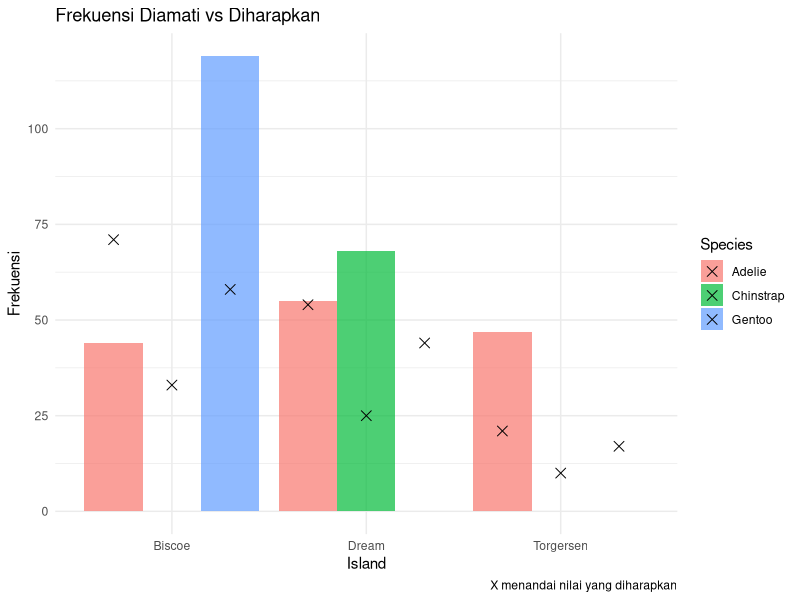
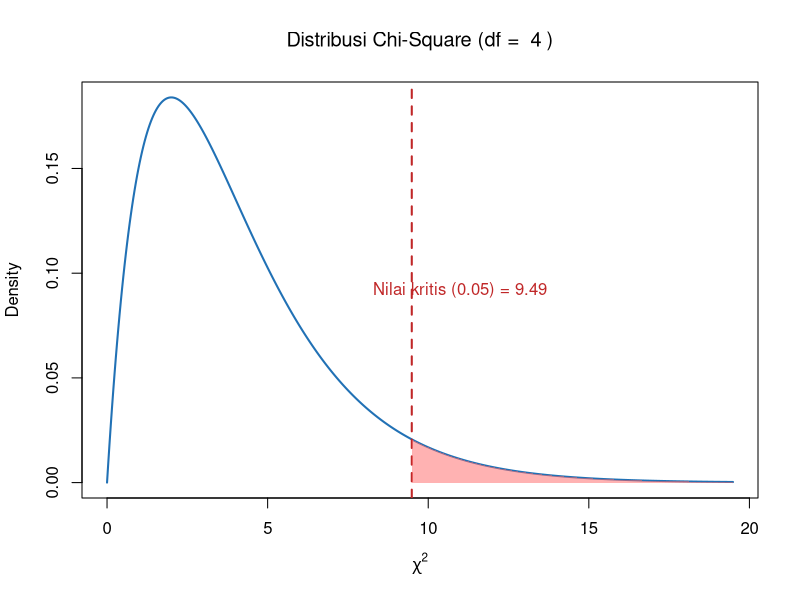
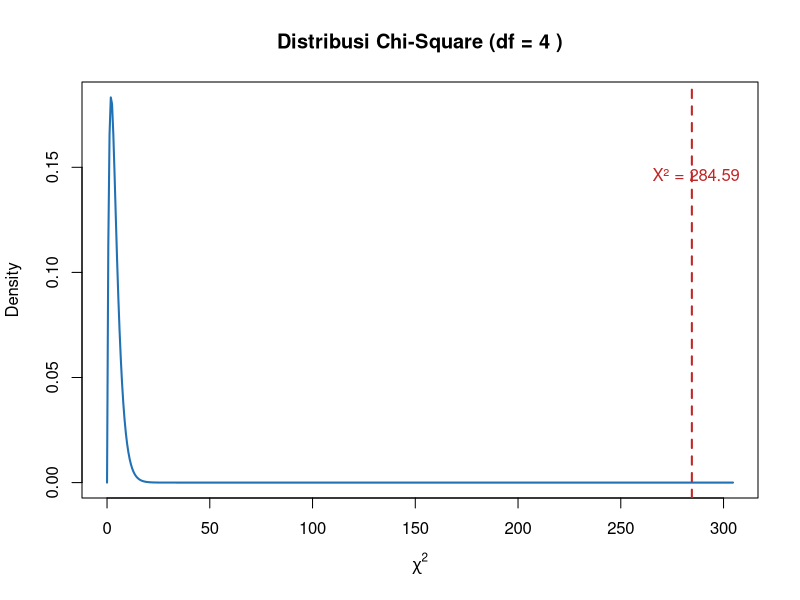

Write R code to recreate these figures, in order.
## ---- chunk 1
library(palmerpenguins)
library(ggplot2)
library(dplyr)
library(ggrepel)
library(ggthemes)
## ---- chunk 2
df <- na.omit(penguins)

# Buat tabel kontingensi yang diamati
penguin_table <- table(df$species, df$island)
as.data.frame.matrix(penguin_table)
## ---- chunk 3
# Dapatkan total
row_totals <- rowSums(penguin_table)
col_totals <- colSums(penguin_table)
grand_total <- sum(penguin_table)

# Hitung manual matriks frekuensi yang diharapkan
expected_matrix <- outer(row_totals, col_totals, FUN = function(r, c) (r * c) / grand_total)

# Bulatkan ke bilangan bulat terdekat
expected_matrix <- round(expected_matrix)

# Berikan nama baris dan kolom
rownames(expected_matrix) <- rownames(penguin_table)
colnames(expected_matrix) <- colnames(penguin_table)

# Lihat frekuensi yang diharapkan
expected_matrix
## ---- chunk 4
# Ekstrak yang diamati dan yang diharapkan
observed <- as.numeric(penguin_table)
expected <- as.numeric(expected_matrix)

# Gabungkan menjadi data frame dengan label
species <- rep(rownames(penguin_table), times = ncol(penguin_table))
island <- rep(colnames(penguin_table), each = nrow(penguin_table))

observation_table <- data.frame(
  Species = species,
  Island = island,
  Observed = observed,
  Expected = round(expected, 2)
)

observation_table
## ---- chunk 5
ggplot(observation_table, aes(x = Island, fill = Species)) +
  geom_bar(aes(y = Observed), stat = "identity", position = "dodge", alpha = 0.7) +
  geom_point(aes(y = Expected), shape = 4, size = 3,
             position = position_dodge(width = 0.9)) +
  labs(title = "Frekuensi Diamati vs Diharapkan",
       y = "Frekuensi", caption = "X menandai nilai yang diharapkan") +
  theme_minimal()
## ---- chunk 6
# Hitung komponen chi-square: (O - E)^2 / E
component <- (observed - expected)^2 / expected

# Tambahkan ke data frame (bulatkan jika diinginkan)
observation_table$Component <- round(component, 2)

# Lihat tabel yang diperbarui
observation_table

# Statistik chi-square total
cat("Total χ² =", round(sum(component), 2), "\n")
## ---- chunk 7
# Parameter
df_val <- 4
alpha <- 0.05

# Nilai kritis (ambang batas right-tail)
critical_value <- qchisq(p = 1 - alpha, df = df_val)

# Generate x dan y untuk kurva densitas chi-square
x <- seq(0, critical_value + 10, length.out = 500)
y <- dchisq(x, df = df_val)

# Plot distribusi Chi-Square
plot(x, y, type = "l", lwd = 2, col = "#2171B5",
     ylab = "Density", xlab = expression(chi^2),
     main = bquote("Distribusi Chi-Square (df = " ~ .(df_val) ~ ")"))

# Tambahkan garis vertikal di nilai kritis
abline(v = critical_value, col = "#c02728", lwd = 2, lty = 2)

# Bayangkan daerah penolakan (right tail)
x_shade <- seq(critical_value, max(x), length.out = 100)
y_shade <- dchisq(x_shade, df = df_val)
polygon(c(critical_value, x_shade, max(x_shade)),
        c(0, y_shade, 0),
        col = "#FF666680", border = NA)

# Anotasi plot
text(critical_value + 1.5, max(y)*0.5,
     paste0("Nilai kritis (0.05) = ", round(critical_value, 2)),
     col = "#c02728")

## ---- chunk 8
# Jalankan tes chi-square
chi <- chisq.test(penguin_table)

chi
## ---- chunk 9
# Ekstrak statistik tes dan df
chi_stat <- chi$statistic
df_val <- chi$parameter

# Buat nilai x untuk densitas chi-square
x <- seq(0, chi_stat + 20, length.out = 500)
y <- dchisq(x, df = df_val)

# Plot
plot(x, y, type = "l", lwd = 2, col = "#2171B5",
     ylab = "Density", xlab = expression(chi^2),
     main = paste("Distribusi Chi-Square (df =", df_val, ")"))

# Tambahkan garis vertikal di statistik tes
abline(v = chi_stat, col = "#c02728", lwd = 2, lty = 2)

# Anotasi
text(chi_stat + 2, max(y)*0.8,
     labels = paste0("X² = ", round(chi_stat, 2)),
     col = "#c02728")
